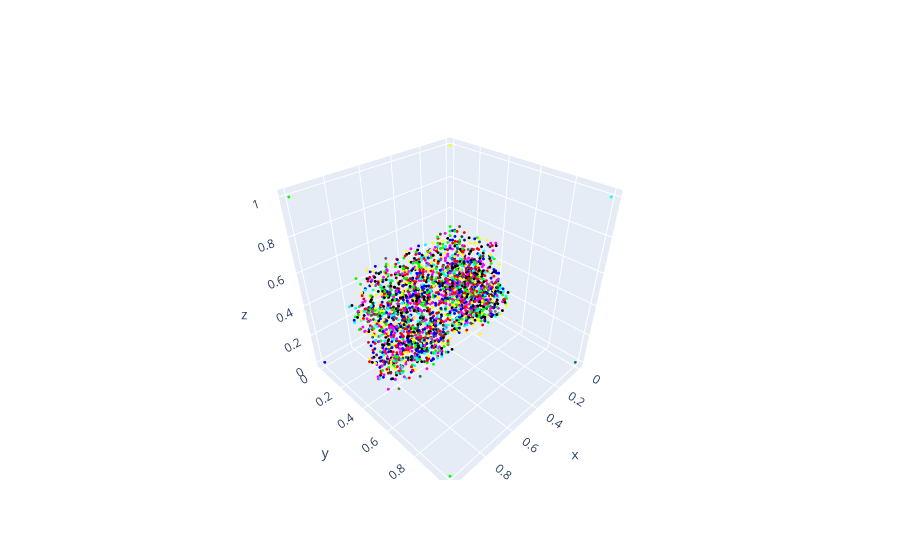

This figure's notebook cell:
### Code cell
expression = ['union',
 'union',
 'cuboid(0.072932, 0.259192, 0.250355, 0.396249, 0.564842, 0.947613)',
 'sphere(-0.387835, -0.052738, -0.209121, 0.632601, 0.928910, 0.704081)',
 'union',
 'cuboid(0.444932, -0.116210, -0.174748, 0.913246, 0.445807, 1.291963)',
 'cuboid(0.371639, -0.159120, -0.181588, 0.985953, 0.902548, 0.323066)']
sketcher = Sketcher(device="cuda", resolution=64, n_dims=3)
parsed_expr = primal_str_to_expr(expression, to_cuda=True)
print(parsed_expr.pretty_print())
parsed_expr = resolve_macros(parsed_expr, device="cuda")

sdf = expr_to_sdf(parsed_expr, sketcher=sketcher, rectify_transform=True)
sdf = sdf.cpu().numpy()

fig = get_figure(sdf, res=64)
fig.show()

### Figure 1 — Plotly figure (JSON) as saved in the notebook; plotly's stock layout.template omitted (floating-point values rounded to 4 significant figures; data arrays with more than 128 entries replaced by an {"elided": "..."} marker saying what was removed)
{"data": [{"marker": {"color": {"elided": "2508x3 int values"}, "size": 1}, "mode": "markers", "type": "scatter3d", "x": {"elided": "2508 float values"}, "y": {"elided": "2508 float values"}, "z": {"elided": "2508 float values"}}], "layout": {"scene": {"xaxis": {"visible": true}, "yaxis": {"visible": true}, "zaxis": {"visible": true}}}}
